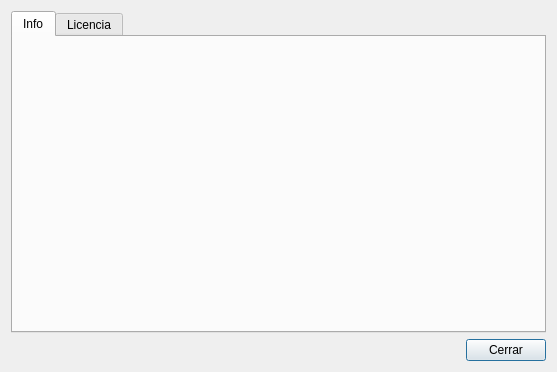
<?xml version="1.0" encoding="UTF-8"?>
<ui version="4.0">
 <class>Dialog</class>
 <widget class="QDialog" name="Dialog">
  <property name="geometry">
   <rect>
    <x>0</x>
    <y>0</y>
    <width>557</width>
    <height>372</height>
   </rect>
  </property>
  <property name="windowTitle">
   <string>Dialog</string>
  </property>
  <property name="windowIcon">
   <iconset resource="fatcow.qrc">
    <normaloff>:/Iconos/Icons/fatcow/Principal.png</normaloff>:/Iconos/Icons/fatcow/Principal.png</iconset>
  </property>
  <layout class="QGridLayout" name="gridLayout">
   <item row="0" column="0">
    <widget class="QTabWidget" name="tabWidget">
     <property name="currentIndex">
      <number>0</number>
     </property>
     <widget class="QWidget" name="tab">
      <attribute name="title">
       <string>Info</string>
      </attribute>
      <layout class="QGridLayout" name="gridLayout_3">
       <item row="0" column="0">
        <widget class="QWidget" name="widget" native="true">
         <layout class="QHBoxLayout" name="horizontalLayout">
          <item>
           <widget class="QLabel" name="label_info">
            <property name="text">
             <string/>
            </property>
           </widget>
          </item>
         </layout>
        </widget>
       </item>
       <item row="1" column="0">
        <widget class="QWidget" name="widget_2" native="true">
         <layout class="QGridLayout" name="gridLayout_2">
          <item row="1" column="0">
           <widget class="QLabel" name="label_imagen">
            <property name="text">
             <string/>
            </property>
           </widget>
          </item>
         </layout>
        </widget>
       </item>
      </layout>
     </widget>
     <widget class="QWidget" name="tab_2">
      <attribute name="title">
       <string>Licencia</string>
      </attribute>
      <layout class="QGridLayout" name="gridLayout_4">
       <item row="0" column="0">
        <widget class="QScrollArea" name="scrollArea">
         <property name="widgetResizable">
          <bool>true</bool>
         </property>
         <widget class="QWidget" name="scrollAreaWidgetContents">
          <property name="geometry">
           <rect>
            <x>0</x>
            <y>0</y>
            <width>623</width>
            <height>12319</height>
           </rect>
          </property>
          <layout class="QGridLayout" name="gridLayout_5">
           <item row="0" column="0">
            <widget class="QLabel" name="label_licencia">
             <property name="text">
              <string>GNU GENERAL PUBLIC LICENSE
                       Version 3, 29 June 2007

 Copyright (C) 2007 Free Software Foundation, Inc. &lt;http://fsf.org/&gt;
 Everyone is permitted to copy and distribute verbatim copies
 of this license document, but changing it is not allowed.

                            Preamble

  The GNU General Public License is a free, copyleft license for
software and other kinds of works.

  The licenses for most software and other practical works are designed
to take away your freedom to share and change the works.  By contrast,
the GNU General Public License is intended to guarantee your freedom to
share and change all versions of a program--to make sure it remains free
software for all its users.  We, the Free Software Foundation, use the
GNU General Public License for most of our software; it applies also to
any other work released this way by its authors.  You can apply it to
your programs, too.

  When we speak of free software, we are referring to freedom, not
price.  Our General Public Licenses are designed to make sure that you
have the freedom to distribute copies of free software (and charge for
them if you wish), that you receive source code or can get it if you
want it, that you can change the software or use pieces of it in new
free programs, and that you know you can do these things.

  To protect your rights, we need to prevent others from denying you
these rights or asking you to surrender the rights.  Therefore, you have
certain responsibilities if you distribute copies of the software, or if
you modify it: responsibilities to respect the freedom of others.

  For example, if you distribute copies of such a program, whether
gratis or for a fee, you must pass on to the recipients the same
freedoms that you received.  You must make sure that they, too, receive
or can get the source code.  And you must show them these terms so they
know their rights.

  Developers that use the GNU GPL protect your rights with two steps:
(1) assert copyright on the software, and (2) offer you this License
giving you legal permission to copy, distribute and/or modify it.

  For the developers' and authors' protection, the GPL clearly explains
that there is no warranty for this free software.  For both users' and
authors' sake, the GPL requires that modified versions be marked as
changed, so that their problems will not be attributed erroneously to
authors of previous versions.

  Some devices are designed to deny users access to install or run
modified versions of the software inside them, although the manufacturer
can do so.  This is fundamentally incompatible with the aim of
protecting users' freedom to change the software.  The systematic
pattern of such abuse occurs in the area of products for individuals to
use, which is precisely where it is most unacceptable.  Therefore, we
have designed this version of the GPL to prohibit the practice for those
products.  If such problems arise substantially in other domains, we
stand ready to extend this provision to those domains in future versions
of the GPL, as needed to protect the freedom of users.

  Finally, every program is threatened constantly by software patents.
States should not allow patents to restrict development and use of
software on general-purpose computers, but in those that do, we wish to
avoid the special danger that patents applied to a free program could
make it effectively proprietary.  To prevent this, the GPL assures that
patents cannot be used to render the program non-free.

  The precise terms and conditions for copying, distribution and
modification follow.

                       TERMS AND CONDITIONS

  0. Definitions.

  &quot;This License&quot; refers to version 3 of the GNU General Public License.

  &quot;Copyright&quot; also means copyright-like laws that apply to other kinds of
works, such as semiconductor masks.

  &quot;The Program&quot; refers to any copyrightable work licensed under this
License.  Each licensee is addressed as &quot;you&quot;.  &quot;Licensees&quot; and
&quot;recipients&quot; may be individuals or organizations.

  To &quot;modify&quot; a work means to copy from or adapt all or part of the work
in a fashion requiring copyright permission, other than the making of an
exact copy.  The resulting work is called a &quot;modified version&quot; of the
earlier work or a work &quot;based on&quot; the earlier work.

  A &quot;covered work&quot; means either the unmodified Program or a work based
on the Program.

  To &quot;propagate&quot; a work means to do anything with it that, without
permission, would make you directly or secondarily liable for
infringement under applicable copyright law, except executing it on a
computer or modifying a private copy.  Propagation includes copying,
distribution (with or without modification), making available to the
public, and in some countries other activities as well.

  To &quot;convey&quot; a work means any kind of propagation that enables other
parties to make or receive copies.  Mere interaction with a user through
a computer network, with no transfer of a copy, is not conveying.

  An interactive user interface displays &quot;Appropriate Legal Notices&quot;
to the extent that it includes a convenient and prominently visible
feature that (1) displays an appropriate copyright notice, and (2)
tells the user that there is no warranty for the work (except to the
extent that warranties are provided), that licensees may convey the
work under this License, and how to view a copy of this License.  If
the interface presents a list of user commands or options, such as a
menu, a prominent item in the list meets this criterion.

  1. Source Code.

  The &quot;source code&quot; for a work means the preferred form of the work
for making modifications to it.  &quot;Object code&quot; means any non-source
form of a work.

  A &quot;Standard Interface&quot; means an interface that either is an official
standard defined by a recognized standards body, or, in the case of
interfaces specified for a particular programming language, one that
is widely used among developers working in that language.

  The &quot;System Libraries&quot; of an executable work include anything, other
than the work as a whole, that (a) is included in the normal form of
packaging a Major Component, but which is not part of that Major
Component, and (b) serves only to enable use of the work with that
Major Component, or to implement a Standard Interface for which an
implementation is available to the public in source code form.  A
&quot;Major Component&quot;, in this context, means a major essential component
(kernel, window system, and so on) of the specific operating system
(if any) on which the executable work runs, or a compiler used to
produce the work, or an object code interpreter used to run it.

  The &quot;Corresponding Source&quot; for a work in object code form means all
the source code needed to generate, install, and (for an executable
work) run the object code and to modify the work, including scripts to
control those activities.  However, it does not include the work's
System Libraries, or general-purpose tools or generally available free
programs which are used unmodified in performing those activities but
which are not part of the work.  For example, Corresponding Source
includes interface definition files associated with source files for
the work, and the source code for shared libraries and dynamically
linked subprograms that the work is specifically designed to require,
such as by intimate data communication or control flow between those
subprograms and other parts of the work.

  The Corresponding Source need not include anything that users
can regenerate automatically from other parts of the Corresponding
Source.

  The Corresponding Source for a work in source code form is that
same work.

  2. Basic Permissions.

  All rights granted under this License are granted for the term of
copyright on the Program, and are irrevocable provided the stated
conditions are met.  This License explicitly affirms your unlimited
permission to run the unmodified Program.  The output from running a
covered work is covered by this License only if the output, given its
content, constitutes a covered work.  This License acknowledges your
rights of fair use or other equivalent, as provided by copyright law.

  You may make, run and propagate covered works that you do not
convey, without conditions so long as your license otherwise remains
in force.  You may convey covered works to others for the sole purpose
of having them make modifications exclusively for you, or provide you
with facilities for running those works, provided that you comply with
the terms of this License in conveying all material for which you do
not control copyright.  Those thus making or running the covered works
for you must do so exclusively on your behalf, under your direction
and control, on terms that prohibit them from making any copies of
your copyrighted material outside their relationship with you.

  Conveying under any other circumstances is permitted solely under
the conditions stated below.  Sublicensing is not allowed; section 10
makes it unnecessary.

  3. Protecting Users' Legal Rights From Anti-Circumvention Law.

  No covered work shall be deemed part of an effective technological
measure under any applicable law fulfilling obligations under article
11 of the WIPO copyright treaty adopted on 20 December 1996, or
similar laws prohibiting or restricting circumvention of such
measures.

  When you convey a covered work, you waive any legal power to forbid
circumvention of technological measures to the extent such circumvention
is effected by exercising rights under this License with respect to
the covered work, and you disclaim any intention to limit operation or
modification of the work as a means of enforcing, against the work's
users, your or third parties' legal rights to forbid circumvention of
technological measures.

  4. Conveying Verbatim Copies.

  You may convey verbatim copies of the Program's source code as you
receive it, in any medium, provided that you conspicuously and
appropriately publish on each copy an appropriate copyright notice;
keep intact all notices stating that this License and any
non-permissive terms added in accord with section 7 apply to the code;
keep intact all notices of the absence of any warranty; and give all
recipients a copy of this License along with the Program.

  You may charge any price or no price for each copy that you convey,
and you may offer support or warranty protection for a fee.

  5. Conveying Modified Source Versions.

  You may convey a work based on the Program, or the modifications to
produce it from the Program, in the form of source code under the
terms of section 4, provided that you also meet all of these conditions:

    a) The work must carry prominent notices stating that you modified
    it, and giving a relevant date.

    b) The work must carry prominent notices stating that it is
    released under this License and any conditions added under section
    7.  This requirement modifies the requirement in section 4 to
    &quot;keep intact all notices&quot;.

    c) You must license the entire work, as a whole, under this
    License to anyone who comes into possession of a copy.  This
    License will therefore apply, along with any applicable section 7
    additional terms, to the whole of the work, and all its parts,
    regardless of how they are packaged.  This License gives no
    permission to license the work in any other way, but it does not
    invalidate such permission if you have separately received it.

    d) If the work has interactive user interfaces, each must display
    Appropriate Legal Notices; however, if the Program has interactive
    interfaces that do not display Appropriate Legal Notices, your
    work need not make them do so.

  A compilation of a covered work with other separate and independent
works, which are not by their nature extensions of the covered work,
and which are not combined with it such as to form a larger program,
in or on a volume of a storage or distribution medium, is called an
&quot;aggregate&quot; if the compilation and its resulting copyright are not
used to limit the access or legal rights of the compilation's users
beyond what the individual works permit.  Inclusion of a covered work
in an aggregate does not cause this License to apply to the other
parts of the aggregate.

  6. Conveying Non-Source Forms.

  You may convey a covered work in object code form under the terms
of sections 4 and 5, provided that you also convey the
machine-readable Corresponding Source under the terms of this License,
in one of these ways:

    a) Convey the object code in, or embodied in, a physical product
    (including a physical distribution medium), accompanied by the
    Corresponding Source fixed on a durable physical medium
    customarily used for software interchange.

    b) Convey the object code in, or embodied in, a physical product
    (including a physical distribution medium), accompanied by a
    written offer, valid for at least three years and valid for as
    long as you offer spare parts or customer support for that product
    model, to give anyone who possesses the object code either (1) a
    copy of the Corresponding Source for all the software in the
    product that is covered by this License, on a durable physical
    medium customarily used for software interchange, for a price no
    more than your reasonable cost of physically performing this
    conveying of source, or (2) access to copy the
    Corresponding Source from a network server at no charge.

    c) Convey individual copies of the object code with a copy of the
    written offer to provide the Corresponding Source.  This
    alternative is allowed only occasionally and noncommercially, and
    only if you received the object code with such an offer, in accord
    with subsection 6b.

    d) Convey the object code by offering access from a designated
    place (gratis or for a charge), and offer equivalent access to the
    Corresponding Source in the same way through the same place at no
    further charge.  You need not require recipients to copy the
    Corresponding Source along with the object code.  If the place to
    copy the object code is a network server, the Corresponding Source
    may be on a different server (operated by you or a third party)
    that supports equivalent copying facilities, provided you maintain
    clear directions next to the object code saying where to find the
    Corresponding Source.  Regardless of what server hosts the
    Corresponding Source, you remain obligated to ensure that it is
    available for as long as needed to satisfy these requirements.

    e) Convey the object code using peer-to-peer transmission, provided
    you inform other peers where the object code and Corresponding
    Source of the work are being offered to the general public at no
    charge under subsection 6d.

  A separable portion of the object code, whose source code is excluded
from the Corresponding Source as a System Library, need not be
included in conveying the object code work.

  A &quot;User Product&quot; is either (1) a &quot;consumer product&quot;, which means any
tangible personal property which is normally used for personal, family,
or household purposes, or (2) anything designed or sold for incorporation
into a dwelling.  In determining whether a product is a consumer product,
doubtful cases shall be resolved in favor of coverage.  For a particular
product received by a particular user, &quot;normally used&quot; refers to a
typical or common use of that class of product, regardless of the status
of the particular user or of the way in which the particular user
actually uses, or expects or is expected to use, the product.  A product
is a consumer product regardless of whether the product has substantial
commercial, industrial or non-consumer uses, unless such uses represent
the only significant mode of use of the product.

  &quot;Installation Information&quot; for a User Product means any methods,
procedures, authorization keys, or other information required to install
and execute modified versions of a covered work in that User Product from
a modified version of its Corresponding Source.  The information must
suffice to ensure that the continued functioning of the modified object
code is in no case prevented or interfered with solely because
modification has been made.

  If you convey an object code work under this section in, or with, or
specifically for use in, a User Product, and the conveying occurs as
part of a transaction in which the right of possession and use of the
User Product is transferred to the recipient in perpetuity or for a
fixed term (regardless of how the transaction is characterized), the
Corresponding Source conveyed under this section must be accompanied
by the Installation Information.  But this requirement does not apply
if neither you nor any third party retains the ability to install
modified object code on the User Product (for example, the work has
been installed in ROM).

  The requirement to provide Installation Information does not include a
requirement to continue to provide support service, warranty, or updates
for a work that has been modified or installed by the recipient, or for
the User Product in which it has been modified or installed.  Access to a
network may be denied when the modification itself materially and
adversely affects the operation of the network or violates the rules and
protocols for communication across the network.

  Corresponding Source conveyed, and Installation Information provided,
in accord with this section must be in a format that is publicly
documented (and with an implementation available to the public in
source code form), and must require no special password or key for
unpacking, reading or copying.

  7. Additional Terms.

  &quot;Additional permissions&quot; are terms that supplement the terms of this
License by making exceptions from one or more of its conditions.
Additional permissions that are applicable to the entire Program shall
be treated as though they were included in this License, to the extent
that they are valid under applicable law.  If additional permissions
apply only to part of the Program, that part may be used separately
under those permissions, but the entire Program remains governed by
this License without regard to the additional permissions.

  When you convey a copy of a covered work, you may at your option
remove any additional permissions from that copy, or from any part of
it.  (Additional permissions may be written to require their own
removal in certain cases when you modify the work.)  You may place
additional permissions on material, added by you to a covered work,
for which you have or can give appropriate copyright permission.

  Notwithstanding any other provision of this License, for material you
add to a covered work, you may (if authorized by the copyright holders of
that material) supplement the terms of this License with terms:

    a) Disclaiming warranty or limiting liability differently from the
    terms of sections 15 and 16 of this License; or

    b) Requiring preservation of specified reasonable legal notices or
    author attributions in that material or in the Appropriate Legal
    Notices displayed by works containing it; or

    c) Prohibiting misrepresentation of the origin of that material, or
    requiring that modified versions of such material be marked in
    reasonable ways as different from the original version; or

    d) Limiting the use for publicity purposes of names of licensors or
    authors of the material; or

    e) Declining to grant rights under trademark law for use of some
    trade names, trademarks, or service marks; or

    f) Requiring indemnification of licensors and authors of that
    material by anyone who conveys the material (or modified versions of
    it) with contractual assumptions of liability to the recipient, for
    any liability that these contractual assumptions directly impose on
    those licensors and authors.

  All other non-permissive additional terms are considered &quot;further
restrictions&quot; within the meaning of section 10.  If the Program as you
received it, or any part of it, contains a notice stating that it is
governed by this License along with a term that is a further
restriction, you may remove that term.  If a license document contains
a further restriction but permits relicensing or conveying under this
License, you may add to a covered work material governed by the terms
of that license document, provided that the further restriction does
not survive such relicensing or conveying.

  If you add terms to a covered work in accord with this section, you
must place, in the relevant source files, a statement of the
additional terms that apply to those files, or a notice indicating
where to find the applicable terms.

  Additional terms, permissive or non-permissive, may be stated in the
form of a separately written license, or stated as exceptions;
the above requirements apply either way.

  8. Termination.

  You may not propagate or modify a covered work except as expressly
provided under this License.  Any attempt otherwise to propagate or
modify it is void, and will automatically terminate your rights under
this License (including any patent licenses granted under the third
paragraph of section 11).

  However, if you cease all violation of this License, then your
license from a particular copyright holder is reinstated (a)
provisionally, unless and until the copyright holder explicitly and
finally terminates your license, and (b) permanently, if the copyright
holder fails to notify you of the violation by some reasonable means
prior to 60 days after the cessation.

  Moreover, your license from a particular copyright holder is
reinstated permanently if the copyright holder notifies you of the
violation by some reasonable means, this is the first time you have
received notice of violation of this License (for any work) from that
copyright holder, and you cure the violation prior to 30 days after
your receipt of the notice.

  Termination of your rights under this section does not terminate the
licenses of parties who have received copies or rights from you under
this License.  If your rights have been terminated and not permanently
reinstated, you do not qualify to receive new licenses for the same
material under section 10.

  9. Acceptance Not Required for Having Copies.

  You are not required to accept this License in order to receive or
run a copy of the Program.  Ancillary propagation of a covered work
occurring solely as a consequence of using peer-to-peer transmission
to receive a copy likewise does not require acceptance.  However,
nothing other than this License grants you permission to propagate or
modify any covered work.  These actions infringe copyright if you do
not accept this License.  Therefore, by modifying or propagating a
covered work, you indicate your acceptance of this License to do so.

  10. Automatic Licensing of Downstream Recipients.

  Each time you convey a covered work, the recipient automatically
receives a license from the original licensors, to run, modify and
propagate that work, subject to this License.  You are not responsible
for enforcing compliance by third parties with this License.

  An &quot;entity transaction&quot; is a transaction transferring control of an
organization, or substantially all assets of one, or subdividing an
organization, or merging organizations.  If propagation of a covered
work results from an entity transaction, each party to that
transaction who receives a copy of the work also receives whatever
licenses to the work the party's predecessor in interest had or could
give under the previous paragraph, plus a right to possession of the
Corresponding Source of the work from the predecessor in interest, if
the predecessor has it or can get it with reasonable efforts.

  You may not impose any further restrictions on the exercise of the
rights granted or affirmed under this License.  For example, you may
not impose a license fee, royalty, or other charge for exercise of
rights granted under this License, and you may not initiate litigation
(including a cross-claim or counterclaim in a lawsuit) alleging that
any patent claim is infringed by making, using, selling, offering for
sale, or importing the Program or any portion of it.

  11. Patents.

  A &quot;contributor&quot; is a copyright holder who authorizes use under this
License of the Program or a work on which the Program is based.  The
work thus licensed is called the contributor's &quot;contributor version&quot;.

  A contributor's &quot;essential patent claims&quot; are all patent claims
owned or controlled by the contributor, whether already acquired or
hereafter acquired, that would be infringed by some manner, permitted
by this License, of making, using, or selling its contributor version,
but do not include claims that would be infringed only as a
consequence of further modification of the contributor version.  For
purposes of this definition, &quot;control&quot; includes the right to grant
patent sublicenses in a manner consistent with the requirements of
this License.

  Each contributor grants you a non-exclusive, worldwide, royalty-free
patent license under the contributor's essential patent claims, to
make, use, sell, offer for sale, import and otherwise run, modify and
propagate the contents of its contributor version.

  In the following three paragraphs, a &quot;patent license&quot; is any express
agreement or commitment, however denominated, not to enforce a patent
(such as an express permission to practice a patent or covenant not to
sue for patent infringement).  To &quot;grant&quot; such a patent license to a
party means to make such an agreement or commitment not to enforce a
patent against the party.

  If you convey a covered work, knowingly relying on a patent license,
and the Corresponding Source of the work is not available for anyone
to copy, free of charge and under the terms of this License, through a
publicly available network server or other readily accessible means,
then you must either (1) cause the Corresponding Source to be so
available, or (2) arrange to deprive yourself of the benefit of the
patent license for this particular work, or (3) arrange, in a manner
consistent with the requirements of this License, to extend the patent
license to downstream recipients.  &quot;Knowingly relying&quot; means you have
actual knowledge that, but for the patent license, your conveying the
covered work in a country, or your recipient's use of the covered work
in a country, would infringe one or more identifiable patents in that
country that you have reason to believe are valid.

  If, pursuant to or in connection with a single transaction or
arrangement, you convey, or propagate by procuring conveyance of, a
covered work, and grant a patent license to some of the parties
receiving the covered work authorizing them to use, propagate, modify
or convey a specific copy of the covered work, then the patent license
you grant is automatically extended to all recipients of the covered
work and works based on it.

  A patent license is &quot;discriminatory&quot; if it does not include within
the scope of its coverage, prohibits the exercise of, or is
conditioned on the non-exercise of one or more of the rights that are
specifically granted under this License.  You may not convey a covered
work if you are a party to an arrangement with a third party that is
in the business of distributing software, under which you make payment
to the third party based on the extent of your activity of conveying
the work, and under which the third party grants, to any of the
parties who would receive the covered work from you, a discriminatory
patent license (a) in connection with copies of the covered work
conveyed by you (or copies made from those copies), or (b) primarily
for and in connection with specific products or compilations that
contain the covered work, unless you entered into that arrangement,
or that patent license was granted, prior to 28 March 2007.

  Nothing in this License shall be construed as excluding or limiting
any implied license or other defenses to infringement that may
otherwise be available to you under applicable patent law.

  12. No Surrender of Others' Freedom.

  If conditions are imposed on you (whether by court order, agreement or
otherwise) that contradict the conditions of this License, they do not
excuse you from the conditions of this License.  If you cannot convey a
covered work so as to satisfy simultaneously your obligations under this
License and any other pertinent obligations, then as a consequence you may
not convey it at all.  For example, if you agree to terms that obligate you
to collect a royalty for further conveying from those to whom you convey
the Program, the only way you could satisfy both those terms and this
License would be to refrain entirely from conveying the Program.

  13. Use with the GNU Affero General Public License.

  Notwithstanding any other provision of this License, you have
permission to link or combine any covered work with a work licensed
under version 3 of the GNU Affero General Public License into a single
combined work, and to convey the resulting work.  The terms of this
License will continue to apply to the part which is the covered work,
but the special requirements of the GNU Affero General Public License,
section 13, concerning interaction through a network will apply to the
combination as such.

  14. Revised Versions of this License.

  The Free Software Foundation may publish revised and/or new versions of
the GNU General Public License from time to time.  Such new versions will
be similar in spirit to the present version, but may differ in detail to
address new problems or concerns.

  Each version is given a distinguishing version number.  If the
Program specifies that a certain numbered version of the GNU General
Public License &quot;or any later version&quot; applies to it, you have the
option of following the terms and conditions either of that numbered
version or of any later version published by the Free Software
Foundation.  If the Program does not specify a version number of the
GNU General Public License, you may choose any version ever published
by the Free Software Foundation.

  If the Program specifies that a proxy can decide which future
versions of the GNU General Public License can be used, that proxy's
public statement of acceptance of a version permanently authorizes you
to choose that version for the Program.

  Later license versions may give you additional or different
permissions.  However, no additional obligations are imposed on any
author or copyright holder as a result of your choosing to follow a
later version.

  15. Disclaimer of Warranty.

  THERE IS NO WARRANTY FOR THE PROGRAM, TO THE EXTENT PERMITTED BY
APPLICABLE LAW.  EXCEPT WHEN OTHERWISE STATED IN WRITING THE COPYRIGHT
HOLDERS AND/OR OTHER PARTIES PROVIDE THE PROGRAM &quot;AS IS&quot; WITHOUT WARRANTY
OF ANY KIND, EITHER EXPRESSED OR IMPLIED, INCLUDING, BUT NOT LIMITED TO,
THE IMPLIED WARRANTIES OF MERCHANTABILITY AND FITNESS FOR A PARTICULAR
PURPOSE.  THE ENTIRE RISK AS TO THE QUALITY AND PERFORMANCE OF THE PROGRAM
IS WITH YOU.  SHOULD THE PROGRAM PROVE DEFECTIVE, YOU ASSUME THE COST OF
ALL NECESSARY SERVICING, REPAIR OR CORRECTION.

  16. Limitation of Liability.

  IN NO EVENT UNLESS REQUIRED BY APPLICABLE LAW OR AGREED TO IN WRITING
WILL ANY COPYRIGHT HOLDER, OR ANY OTHER PARTY WHO MODIFIES AND/OR CONVEYS
THE PROGRAM AS PERMITTED ABOVE, BE LIABLE TO YOU FOR DAMAGES, INCLUDING ANY
GENERAL, SPECIAL, INCIDENTAL OR CONSEQUENTIAL DAMAGES ARISING OUT OF THE
USE OR INABILITY TO USE THE PROGRAM (INCLUDING BUT NOT LIMITED TO LOSS OF
DATA OR DATA BEING RENDERED INACCURATE OR LOSSES SUSTAINED BY YOU OR THIRD
PARTIES OR A FAILURE OF THE PROGRAM TO OPERATE WITH ANY OTHER PROGRAMS),
EVEN IF SUCH HOLDER OR OTHER PARTY HAS BEEN ADVISED OF THE POSSIBILITY OF
SUCH DAMAGES.

  17. Interpretation of Sections 15 and 16.

  If the disclaimer of warranty and limitation of liability provided
above cannot be given local legal effect according to their te</string>
             </property>
            </widget>
           </item>
          </layout>
         </widget>
        </widget>
       </item>
      </layout>
     </widget>
    </widget>
   </item>
   <item row="1" column="0" alignment="Qt::AlignRight">
    <widget class="QPushButton" name="pushButtonClose">
     <property name="text">
      <string>Cerrar</string>
     </property>
     <property name="icon">
      <iconset resource="fatcow.qrc">
       <normaloff>:/Iconos/Icons/fatcow/cancel.png</normaloff>:/Iconos/Icons/fatcow/cancel.png</iconset>
     </property>
    </widget>
   </item>
  </layout>
 </widget>
 <resources>
  <include location="fatcow.qrc"/>
 </resources>
 <connections/>
</ui>
